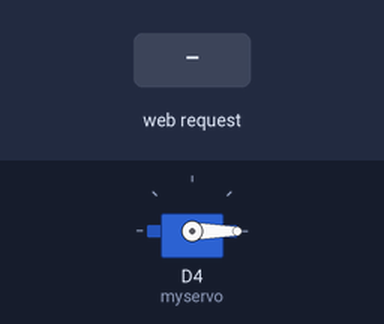
Bench run of a sketch on a simulated ESP8266 (NodeMCU). On the bench: servo. The test bench sets the inputs (shaded band). WiFi joins after 1.5 s; servers stay silent unless stated; what the sketch prints to the serial monitor is not drawn.

Above: at 3.7 s.
3.8 s: HTTP request GET /sendValue?degrees=120 received
At 6.2 s:
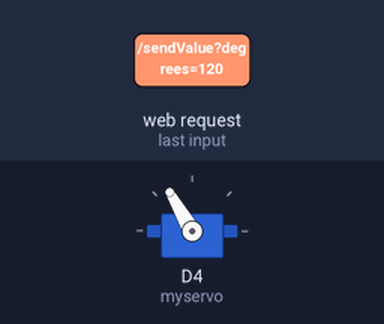
10.6 s: HTTP request GET /sendValue?degrees=0 received
At 12.0 s:
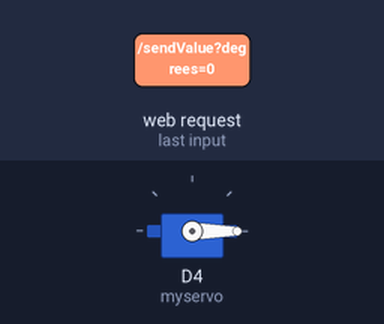
Timing chart, 0 to 13.6 s (numbered marks = the images above; inputs shaded):
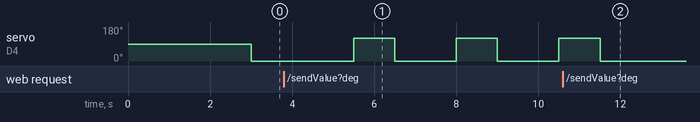

Measured:
- after the input at 3.8 s, servo on D4 (myservo): alternates 120° for 1.0 s and 0° for 1.5 s, starting after 1.7 s
- after the input at 10.6 s, servo on D4 (myservo): goes on until 11.5 s, then stays 0°

The sketch:

NhietDo_DoAm_Servo_Motor_Wifi.ino
```cpp
// ĐỘNG CƠ SERVO
// Chọn esp8266 => NodeMCU 1.0 (ESP-12E Module)
#include <Servo.h>
Servo myservo;

// Wifi Nên cắm ở cổng bên trái của máy tính (cổng bên trái và phía trên gần với màn hình) thì nó mới nhận
#include <ESP8266WiFi.h>
#include <ESP8266WebServer.h>
// Servo dây cam nối với D4 của wifi , dây đỏ nối 3V3 của wifi, dây đà nối GND của wifi
ESP8266WebServer server(80);
// Đối với wifi khi setup cổng thì cần thêm A với D ví dụ A0, D4

// Nhiệt độ - độ ẩm
#include "DHT.h"
#define DHT11Pin D2  // D2 (chân số) , digital
#define DHTType DHT11
DHT HT(DHT11Pin, DHTType);
float humi;
float tempC;
float tempF;

void setup() {
  Serial.begin(9600);
  delay(1000);
  WiFi.begin("Tan 2", "111222333"); //SSID && Pasword
  while (WiFi.waitForConnectResult() != WL_CONNECTED) {
    Serial.println(".");
  }
  Serial.println("IP: ");
  Serial.println(WiFi.localIP());
  server.on("/", [] {
    server.send(200, "text/html",
                "<!DOCTYPE html>"
                "<html>"
                "<head>"
                "<title>Serial Monitor</title>"
                "<script>"
                "window.onload = function() {"
                "readSerial();"
                "};"
                "function readSerial() {"
                "var serialMonitor = document.getElementById('serialMonitor');"
                "var xhttp = new XMLHttpRequest();"
                "xhttp.onreadystatechange = function() {"
                "if (this.readyState == 4 && this.status == 200) {"
                "serialMonitor.value = this.responseText;"
                "serialMonitor.scrollTop = serialMonitor.scrollHeight;"
                "setTimeout(readSerial, 500);"
                "}"
                "};"
                "xhttp.open('GET', 'readSerial', true);"
                "xhttp.send();"
                "}"
                "function sendValue(){"
                "var degreesInput = document.getElementById('degrees');"
                "var xhttp2 =  new XMLHttpRequest();"
                "var degrees = degreesInput.value;"
                "xhttp2.open('POST', 'sendValue', true);"
                "xhttp2.setRequestHeader('Content-type', 'application/x-www-form-urlencoded');"
                "xhttp2.send('degrees=' + degrees);"
                "}"
                "</script>"
                "</head>"
                "<body>"

                "<label>Value Sensor</label><br>"
                "<input type='text' id='serialMonitor' style='width: 500px;'>"
                "<br><br>"
                "<label>Degrees : </label>"
                "<input type='text' name='degrees' id = 'degrees'>"
                "<input type='button' value='Send' onclick = sendValue()>"
                "</body>"

                "</html>");
  });


//
//                "<label>Value Gas Sensor</label><br>"
//                "<textarea id='serialMonitor' style='font-family: monospace; width: 100%; height: 300px; white-space: pre; '></textarea>"
//                "<label>Degrees : </label>"
//                "<input type='text' name='degrees' id = 'degrees'>"
//                "<input type='button' value='Send' onclick = sendValue()>"
// myservo.attach(D4); // D4 của wifi
  myservo.attach(D4, 500, 2400); // fix không quay đủ 180 độ
  HT.begin(); // Nhiệt độ - độ ẩm
  setupRoutes();
  server.begin();  // Bắt đầu web server
}

// Gửi giá trị đọc được từ cảm biến lên web
void handleReadSerial() {
  humi = HT.readHumidity();
  tempC = HT.readTemperature();
  tempF = HT.readTemperature(true);
  server.send(200, "text/plain", "Humidity:" + String(humi,0) + "%" + " Temprature:" + String(tempC,1) + "oC ~ " + String(tempF,1) + "oF" + "\n");

  Serial.print("Humidity:");
  Serial.print(humi,0);
  Serial.print("%");
  Serial.print(" Temprature:");
  Serial.print(tempC,1);
  Serial.print("oC ~ ");
  Serial.print(tempF,1);
  Serial.println("oF");
}

// Nhận giá trị độ từ web để điều khiển servo
int receivedValue = 0;
void handleSendValue() {
  if (server.hasArg("degrees")) {
    receivedValue = server.arg("degrees").toInt();
  }
}

void setupRoutes() {
  server.on("/readSerial", handleReadSerial);
  server.on("/sendValue", handleSendValue);
}
void loop() {
  // Xử lý các yêu cầu từ client
  server.handleClient();
  delay(500);  // Đợi để hệ thống xử lý các yêu cầu khác
  if (true) {
    //quay servo thuận theo góc INPUT
    myservo.write(receivedValue);
    delay(1000);
    //chỉnh servo về vị trí 0 độ
    myservo.write(0);
    delay(1000);
  }
}
```
